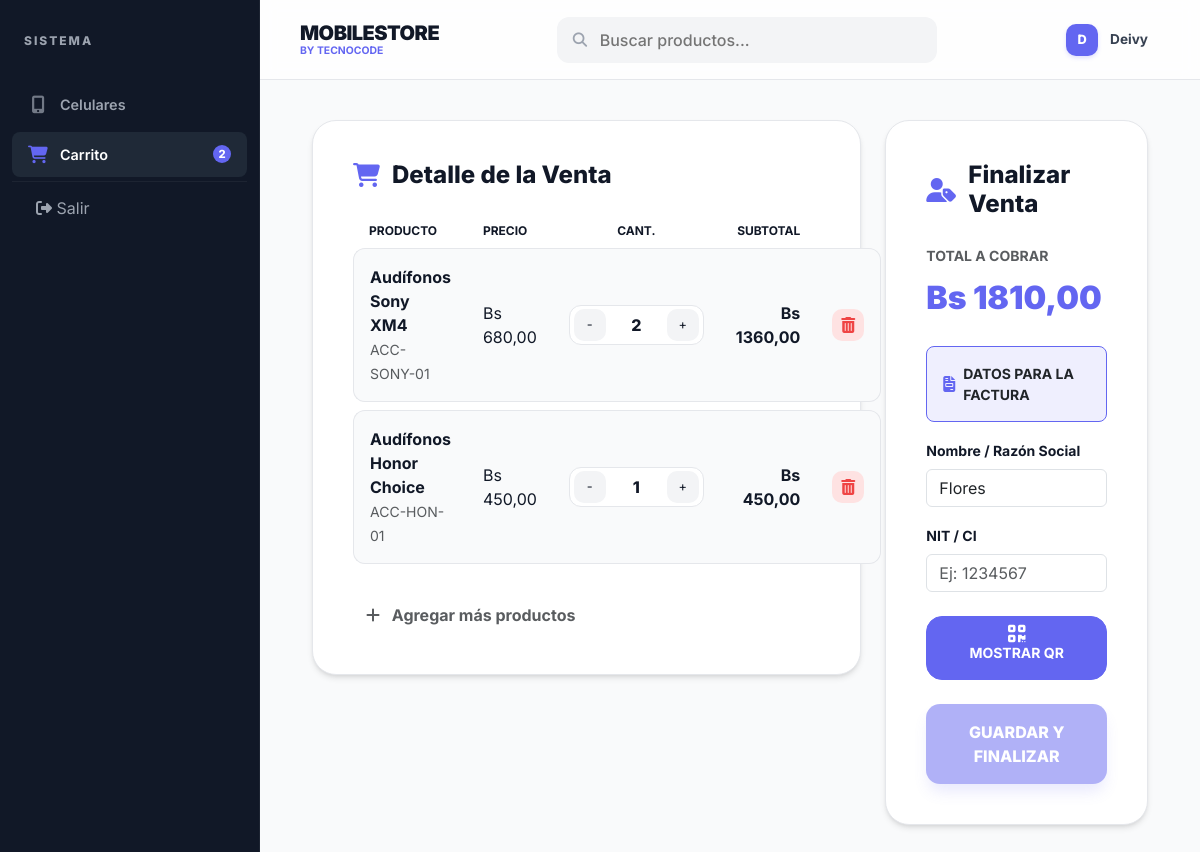
The page /carrito/ (signed in) on the database its author committed.
### Login/models.py (models this page shows, shortened)
class Usuario(AbstractUser):
    ROL_CHOICES = [
        ('Administrador', 'Administrador'),  # Acceso total
        ('Vendedor', 'Vendedor'),            # Acceso a ventas e inventario
        ('Usuario', 'Usuario'),              # Cliente final (pestaña de compras)
    ]
    ESTADO_CHOICES = [
        ('Activo', 'Activo'),
        ('Inactivo', 'Inactivo'),
    ]
    nombre_completo = models.CharField(max_length=100, null=True, blank=True)
    rol = models.CharField(max_length=20, choices=ROL_CHOICES, default='Usuario')
    estado = models.CharField(max_length=10, choices=ESTADO_CHOICES, default='Activo')
    class Meta:
        db_table = 'usuario'
        verbose_name = 'Usuario'
        verbose_name_plural = 'Usuarios'

class DetalleCarrito(models.Model):
    id_detalleCarrito = models.AutoField(primary_key=True)
    carrito = models.ForeignKey(Carrito, on_delete=models.CASCADE, db_column='id_carrito', related_name='detalles')
    producto = models.ForeignKey(Producto, on_delete=models.CASCADE, db_column='id_producto')
    cantidad = models.PositiveIntegerField(default=1)
    precio_unitario = models.DecimalField(max_digits=10, decimal_places=2)
    class Meta:
        db_table = 'detalle_carrito'
    def subtotal(self):
        return self.cantidad * self.precio_unitario

class Producto(models.Model):
    ESTADO_CHOICES = [
        ('Activo', 'Activo'),
        ('Borrador', 'Borrador'),
        ('Inactivo', 'Inactivo'),
    ]
    id_producto = models.AutoField(primary_key=True)
    sku_codigo = models.CharField(max_length=50, unique=True) # Código único de identificación
    nombre = models.CharField(max_length=100)
    categoria = models.ForeignKey(CategoriaProducto, on_delete=models.SET_NULL, null=True, blank=True, db_column='id_categoria')
    precio = models.DecimalField(max_digits=10, decimal_places=2, validators=[MinValueValidator(0.01)])
    stock = models.IntegerField(default=0, validators=[MinValueValidator(0)])
    estado = models.CharField(max_length=10, choices=ESTADO_CHOICES, default='Activo')
    descripcion = models.TextField(blank=True, null=True)
    imagen1 = models.ImageField(upload_to='productos/', blank=True, null=True)
    imagen2 = models.ImageField(upload_to='productos/', blank=True, null=True)
    imagen3 = models.ImageField(upload_to='productos/', blank=True, null=True)
    class Meta:
        db_table = 'producto'

### Login/views.py (the view)
# urls.py: path('carrito/', ver_carrito, name='ver_carrito'),
@login_required
def ver_carrito(request):
    carrito, _ = Carrito.objects.get_or_create(usuario=request.user, estado='Activo')
    items = carrito.detalles.all()
    total = carrito.total()
    return render(request, 'celulares/carrito.html', {
        'items': items,
        'total': total
    })

### templates/celulares/carrito.html (shortened to what this page needs)
{% extends 'base.html' %}
{% block content %}
<div class="container">
    <div class="row g-4">
        <div class="col-lg-8">
            <div class="cart-card">
                <h4 class="section-title"><i class="fas fa-shopping-cart"></i> Detalle de la Venta</h4>
                {% if items %}
                <table class="table-cart">
                    <thead>
                        <tr>
                            <th>Producto</th>
                            <th>Precio</th>
                            <th class="text-center">Cant.</th>
                            <th class="text-end">Subtotal</th>
                            <th class="text-end" style="width: 50px;"></th>
                        </tr>
                    </thead>
                    <tbody>
                        {% for item in items %}
                        <tr id="cart-item-{{ item.producto.pk }}">
                            <td>
                                <div class="fw-bold">{{ item.producto.nombre }}</div>
                                <small class="text-muted">{{ item.producto.sku_codigo }}</small>
                            </td>
                            <td>Bs {{ item.producto.precio }}</td>
                            <td class="text-center">
                                <div class="qty-control">
                                    <button type="button" class="btn-qty" onclick="updateQuantity({{ item.producto.pk }}, 'restar')">-</button>
                                    <input type="number"
                                           class="qty-input qty-display"
                                           value="{{ item.cantidad }}"
                                           min="1"
                                           max="{{ item.producto.stock }}"
                                           oninput="if(parseInt(this.value) > parseInt(this.max)) this.value = this.max;"
                                           onchange="updateQuantity({{ item.producto.pk }}, null, this.value)">
                                    <button type="button" class="btn-qty" onclick="updateQuantity({{ item.producto.pk }}, 'sumar')">+</button>
                                </div>
                            </td>
                            <td class="text-end fw-bold">Bs <span class="subtotal-display">{{ item.subtotal }}</span></td>
                            <td class="text-end">
                                <a href="{% url 'eliminar_item_carrito' item.producto.pk %}" class="btn-remove text-decoration-none">
                                    <i class="fas fa-trash-alt"></i>
                                </a>
                            </td>
                        </tr>
                        {% endfor %}
                    </tbody>
                </table>
                <div class="d-flex justify-content-between align-items-center mt-4">
                    <a href="{% url 'inicio' %}" class="btn btn-link text-decoration-none fw-bold text-muted">
                        <i class="fas fa-plus me-2"></i> Agregar más productos
                    </a>
                </div>
                {% else %}
                <div class="text-center py-5">
                    <p class="text-muted">No hay productos seleccionados.</p>
                    <a href="{% url 'inicio' %}" class="btn btn-dark rounded-pill px-4">Ir al Catálogo</a>
                </div>
                {% endif %}
            </div>
        </div>
        <div class="col-lg-4">
            <div class="cart-card h-100">
                <h4 class="section-title"><i class="fas fa-user-tag"></i> Finalizar Venta</h4>
                <div class="mb-4">
                    <label class="form-label fw-bold text-muted small">TOTAL A COBRAR</label>
                    <div class="total-display" id="total-carrito-display">Bs {{ total }}</div>
                </div>
                <form action="{% url 'procesar_venta' %}" method="post" id="ventaForm">
                    <div class="mb-4">
                        {% if user.rol != 'Usuario' %}
                        <label class="form-label fw-bold small">BUSCAR CLIENTE POR CARNET</label>
                        <div class="input-group">
                            <input type="text" id="doc_search" class="form-control form-control-lg border-end-0" placeholder="Nº de Carnet..." style="border-radius: 12px 0 0 12px;">
                            <button class="btn btn-primary px-3" type="button" onclick="searchClient()" style="border-radius: 0 12px 12px 0;">
                                <i class="fas fa-search"></i>
                            </button>
                        </div>
                        <div id="client_result" class="mt-3 animate__animated animate__fadeIn" style="display: none;">
                            <div class="card bg-success bg-opacity-10 border-success border-opacity-25 rounded-3 p-3">
                                <div class="d-flex justify-content-between align-items-center">
                                    <div>
                                        <div class="text-success small fw-bold" style="font-size: 0.65rem;">CLIENTE SELECCIONADO</div>
                                        <div id="client_name" class="fw-bold h6 mb-0 text-dark"></div>
                                    </div>
                                    <button type="button" class="btn btn-sm btn-link text-danger p-0" onclick="resetClient()">
                                        <i class="fas fa-times-circle"></i>
                                    </button>
                                </div>
                            </div>
                        </div>
                        <div id="client_not_found" class="mt-3 animate__animated animate__fadeIn" style="display: none;">
                            <div class="alert alert-warning border-0 rounded-3 mb-0">
                                <div class="d-flex align-items-center gap-2 mb-2">
                                    <i class="fas fa-exclamation-triangle"></i>
                                    <span class="small fw-bold">Cliente no registrado</span>
                                </div>
                                <a href="{% url 'crear_cliente' %}" id="btn-registrar-cliente" class="btn btn-sm btn-warning w-100 rounded-pill fw-bold text-dark">
                                    <i class="fas fa-user-plus me-1"></i> REGISTRAR NUEVO CLIENTE
                                </a>
                            </div>
                        </div>
                        {% else %}
                        <div class="card bg-primary bg-opacity-10 border-primary border-opacity-25 rounded-3 p-3 mb-3">
                            <div class="d-flex align-items-center gap-2">
                                <i class="fas fa-file-invoice text-primary"></i>
                                <div class="fw-bold text-dark small">DATOS PARA LA FACTURA</div>
                            </div>
                        </div>
                        <div class="mb-3">
                            <label class="form-label small fw-bold">Nombre / Razón Social</label>
                            <input type="text" name="razon_social" class="form-control" placeholder="Ej: Juan Perez" required value="{{ user.nombre_completo }}">
                        </div>
                        <div class="mb-3">
                            <label class="form-label small fw-bold">NIT / CI</label>
                            <input type="text" name="nit" id="cliente_nit" class="form-control" placeholder="Ej: 1234567" required onblur="verifyNitIdentity()">
                        </div>
                        {% endif %}
                    </div>
                    <div id="qr_button_container" class="mb-4 animate__animated animate__fadeIn" style="{% if user.rol == 'Usuario' %}display: block;{% else %}display: none;{% endif %}">
                        <button type="button" class="btn btn-primary w-100 py-3 rounded-4 d-flex flex-column align-items-center gap-2" data-bs-toggle="modal" data-bs-target="#qrModal">
                            <i class="fas fa-qrcode fa-lg"></i>
                            <span class="small fw-bold">MOSTRAR QR</span>
                        </button>
                    </div>
                    <button type="submit" class="btn-finish" id="btnFinish" disabled>
                        {% if user.rol == 'Usuario' %}GUARDAR Y FINALIZAR{% else %}COMPLETAR VENTA Y FACTURAR{% endif %}
                    </button>
                </form>
            </div>
        </div>
    </div>
</div>
{% endblock %}

### templates/base.html (shortened to what this page needs)
<!DOCTYPE html>
<html lang="es">
<head>
    <link href="https://cdn.jsdelivr.net/npm/bootstrap@5.3.0/dist/css/bootstrap.min.css" rel="stylesheet">
    <link rel="stylesheet" href="https://cdnjs.cloudflare.com/ajax/libs/font-awesome/6.4.0/css/all.min.css">
</head>
<body>
    <div class="wrapper">
        <nav class="sidebar" id="sidebar">
            <div class="sidebar-header">
                SISTEMA
            </div>
            <ul class="sidebar-menu">
                <li class="{% if request.resolver_match.url_name == 'lista_celulares' or request.resolver_match.url_name == 'inicio' %}active{% endif %}">
                    <a href="{% url 'inicio' %}">
                        <i class="fas fa-mobile-alt"></i> Celulares
                    </a>
                </li>
                <li class="{% if request.resolver_match.url_name == 'ver_carrito' %}active{% endif %}">
                    <a href="{% url 'ver_carrito' %}">
                        <i class="fas fa-shopping-cart"></i> Carrito
                        <span id="cart-badge-count" class="badge-count" {% if cart_count == 0 %}style="display: none;"{% endif %}>{{ cart_count }}</span>
                    </a>
                </li>
                {% if user.is_authenticated %}
                <li style="margin-top: auto; border-top: 1px solid rgba(255,255,255,0.05);">
                    <form action="{% url 'logout' %}" method="post">
                        <button type="submit" style="background:none; border:none; color:var(--sidebar-text); padding: 14px 24px; text-align:left; width:100%;">
                            <i class="fas fa-sign-out-alt"></i> Salir
                        </button>
                    </form>
                </li>
                {% endif %}
            </ul>
        </nav>
        <main>
            <header class="header">
                <div class="d-flex align-items-center">
                    <div class="brand-section">
                        <h1>MOBILESTORE</h1>
                        <span>BY TECNOCODE</span>
                    </div>
                </div>
                <form action="{% url 'inicio' %}" method="get" class="search-bar m-0">
                    <i class="fas fa-search"></i>
                    <input type="text" name="q" placeholder="Buscar productos..." value="{% if request.resolver_match.url_name == 'inicio' or request.resolver_match.url_name == 'lista_celulares' %}{{ request.GET.q|default:'' }}{% endif %}">
                </form>
                <div class="user-profile">
                    {% if user.is_authenticated %}
                    <div class="avatar">{{ user.username.0|upper }}</div>
                    <span class="user-name">{{ user.username|capfirst }}</span>
                    {% else %}
                    <a href="{% url 'login' %}" class="btn btn-sm btn-dark px-4 rounded-pill">Entrar</a>
                    {% endif %}
                </div>
            </header>
            <div class="main-content">
                {% block content %}
                {% endblock %}
            </div>
        </main>
    </div>
</body>
</html>

### rows shown on the page
Usuario: username.0 "D", username "Deivy", razon_social "Flores"
DetalleCarrito: producto.nombre "Audífonos Sony XM4", producto.sku_codigo "ACC-SONY-01", producto.precio "680,00", cantidad "2", subtotal "1360,00"
DetalleCarrito: producto.nombre "Audífonos Honor Choice", producto.sku_codigo "ACC-HON-01", producto.precio "450,00", cantidad "1", subtotal "450,00"

### other values the page prints
{{ cart_count }} "2"
{{ total }} "1810,00"
